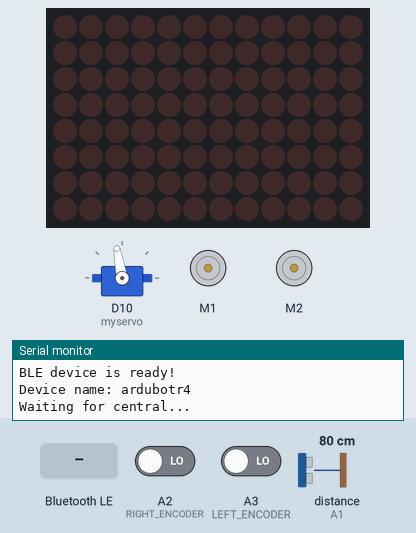
Recording of a sketch running on a simulated Arduino Uno R4 WiFi. Parts: 12×8 LED matrix, servo, 2 × DC motor (green arrow = forward, orange = backward, longer = faster), the last lines printed to the serial monitor. The test bench sets the inputs (shaded band); at power-on: A2 (RIGHT_ENCODER) LOW, A3 (LEFT_ENCODER) LOW, distance to the obstacle (sensor on A1) 80 cm. The echo pulse lasts 58.3 µs per cm; nothing arrives over Bluetooth unless stated; a phone connects over Bluetooth LE 3 s after start.

Above: at 2.3 s.
2.4 s: Bluetooth LE write "forward" received
At 4.9 s:
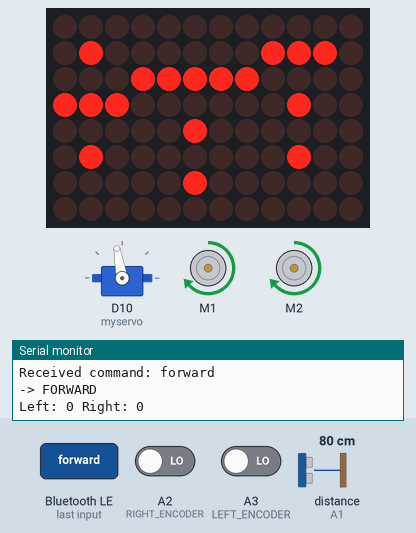
5.4 s: Bluetooth LE write "backward" received
At 6.3 s:
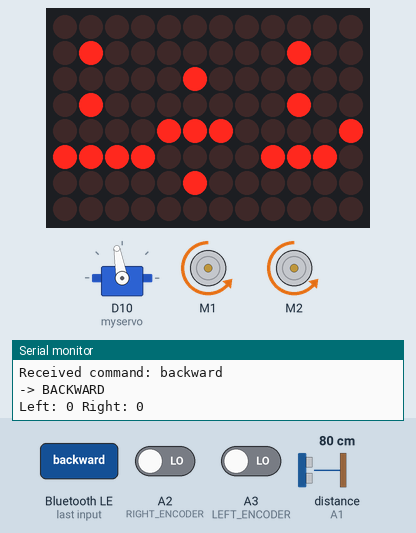
6.9 s: Bluetooth LE write "left" received
At 7.6 s:
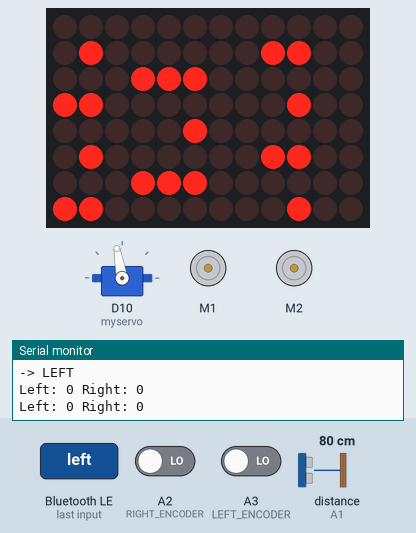
8.7 s: Bluetooth LE write "right" received
At 10.2 s:
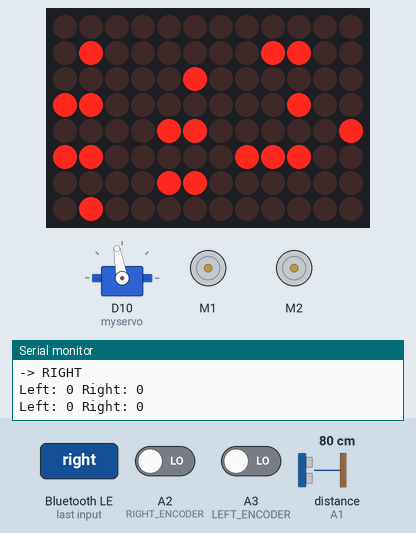
10.5 s: Bluetooth LE write "switch" received
At 10.75 s:
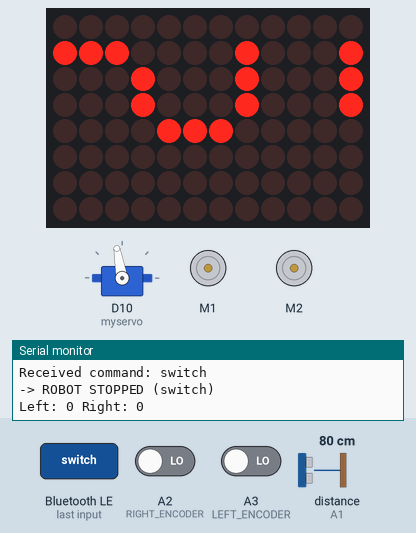
Timing chart, 0 to 13.5 s (numbered marks = the images above; inputs shaded):
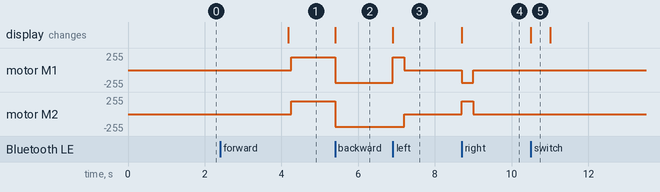

The sketch:

ardubotr4.ino
```cpp
/*
 * BLE Robot Controller for Arduino UNO R4 WiFi
 * Control a robot over Bluetooth Low Energy with obstacle detection
 * Show commands on the LED matrix and in the Serial monitor
 */

#include <ArduinoBLE.h>
#include "Arduino_LED_Matrix.h"
#include "AFMotor_R4.h"
#include "NewPing.h"
#include "Servo.h"

// Ultrasonic sensor pin configuration
#define TRIG_PIN A0
#define ECHO_PIN A1
#define MAX_DISTANCE 200
#define MAX_SPEED 190
#define MAX_SPEED_OFFSET 20
#define RIGHT_ENCODER A2
#define LEFT_ENCODER A3
#define MIN_SAFE_DISTANCE 22  // Minimum safe distance in cm

ArduinoLEDMatrix matrix;
NewPing sonar(TRIG_PIN, ECHO_PIN, MAX_DISTANCE);
AF_DCMotor motor1(1);
AF_DCMotor motor2(2);
Servo myservo;

// BLE Service and Characteristic
BLEService robotService("19B10000-E8F2-537E-4F6C-D104768A1214");
BLEStringCharacteristic commandCharacteristic("19B10001-E8F2-537E-4F6C-D104768A1214", BLEWrite, 20);

// Robot state variables
boolean goesForward = false;
boolean robotEnabled = true;  // Flag for switch button
int distance = 100;
int right_encoder = 0;
int left_encoder = 0;

// LED matrix patterns (12x8)
// Up arrow (forward)
const uint32_t arrowUp[3] = {
  0x00040E1F,
  0x0E040404,
  0x04040000
};

// Down arrow (backward)
const uint32_t arrowDown[3] = {
  0x00040404,
  0x04040E1F,
  0x0E040000
};

// Left arrow
const uint32_t arrowLeft[3] = {
  0x00040C1C,
  0x0C040404,
  0x0C1C0C04
};

// Right arrow
const uint32_t arrowRight[3] = {
  0x00040C04,
  0x0C040C1C,
  0x1C0C0400
};

// Circle for SWITCH state
const uint32_t circle[3] = {
  0x000E1111,
  0x11110E00,
  0x00000000
};

// Blank frame
const uint32_t blank[3] = {
  0x00000000,
  0x00000000,
  0x00000000
};

void setup() {
  Serial.begin(115200);
  while (!Serial);

  Serial.println("BLE Robot Controller for Arduino UNO R4 WiFi");
  Serial.println("=========================================");

  // Initialize LED matrix
  matrix.begin();
  matrix.loadFrame(blank);

  // Initialize servo
  myservo.attach(10);
  myservo.write(100);  // Center position
  delay(1000);

  // Initial distance check
  distance = readPing();
  delay(100);

  // Initialize BLE
  if (!BLE.begin()) {
    Serial.println("Failed to initialize BLE!");
    while (1);
  }

  // Configure BLE peripheral
  BLE.setLocalName("ardubotr4");
  BLE.setDeviceName("ardubotr4");
  BLE.setAdvertisedService(robotService);

  // Add characteristic to service
  robotService.addCharacteristic(commandCharacteristic);
  BLE.addService(robotService);

  // Start BLE advertising
  BLE.advertise();

  Serial.println("BLE device is ready!");
  Serial.println("Device name: ardubotr4");
  Serial.println("Waiting for central...");
}

void loop() {
  // Wait for central to connect
  BLEDevice central = BLE.central();

  if (central) {
    Serial.print("Connected to central: ");
    Serial.println(central.address());

    // While central is connected
    while (central.connected()) {
      // Check if a command was written
      if (commandCharacteristic.written()) {
        String command = commandCharacteristic.value();
        handleCommand(command);
      }
    }

    // When central disconnects
    Serial.print("Disconnected from central: ");
    Serial.println(central.address());
    matrix.loadFrame(blank);
  }
}

// ============== SENSOR AND MOTOR HELPERS ==============

// Read distance from ultrasonic sensor
int readPing() {
  delay(70);
  int cm = sonar.ping_cm();
  if (cm == 0) {
    cm = 250;  // If no echo, assume no obstacle
  }
  return cm;
}

// Update encoder readings
void updateEncoders() {
  right_encoder = digitalRead(RIGHT_ENCODER);
  left_encoder = digitalRead(LEFT_ENCODER);
  Serial.print("Left: ");
  Serial.print(left_encoder);
  Serial.print(" Right: ");
  Serial.println(right_encoder);
}

// Stop motors
void moveStop() {
  motor1.run(RELEASE);
  motor2.run(RELEASE);
  goesForward = false;
  updateEncoders();
}

// Drive forward (with obstacle check)
void moveForward() {
  distance = readPing();

  if (distance <= MIN_SAFE_DISTANCE) {
    Serial.print("OBSTACLE! Distance: ");
    Serial.print(distance);
    Serial.println(" cm");
    moveStop();
    return;
  }

  goesForward = true;
  motor1.run(FORWARD);
  motor2.run(FORWARD);
  motor1.setSpeed(MAX_SPEED);
  motor2.setSpeed(MAX_SPEED);
  updateEncoders();
}

// Drive backward
void moveBackward() {
  goesForward = false;
  motor1.run(BACKWARD);
  motor2.run(BACKWARD);
  motor1.setSpeed(MAX_SPEED);
  motor2.setSpeed(MAX_SPEED);
  updateEncoders();
}

// Turn right
void turnRight() {
  motor1.run(BACKWARD);
  motor2.run(FORWARD);
  motor1.setSpeed(MAX_SPEED);
  motor2.setSpeed(MAX_SPEED);
  delay(300);
  moveStop();
  updateEncoders();
}

// Turn left
void turnLeft() {
  motor1.run(FORWARD);
  motor2.run(BACKWARD);
  motor1.setSpeed(MAX_SPEED);
  motor2.setSpeed(MAX_SPEED);
  delay(300);
  moveStop();
  updateEncoders();
}

// Look right with servo
int lookRight() {
  myservo.write(50);
  delay(500);
  int dist = readPing();
  delay(100);
  myservo.write(100);
  return dist;
}

// Look left with servo
int lookLeft() {
  myservo.write(170);
  delay(500);
  int dist = readPing();
  delay(100);
  myservo.write(100);
  return dist;
}

// ============== BLE COMMAND HANDLING ==============

// Handle received command
void handleCommand(String command) {
  Serial.print("Received command: ");
  Serial.println(command);

  command.trim();
  command.toLowerCase();

  // If robot is disabled (switch), ignore all commands except 'switch'
  if (!robotEnabled && command != "switch" && command != "stop") {
    Serial.println("-> Robot disabled. Send 'switch' to enable");
    return;
  }

  if (command == "forward" || command == "up") {
    Serial.println("-> FORWARD");
    matrix.loadFrame(arrowUp);
    moveForward();
  }
  else if (command == "backward" || command == "down" || command == "back") {
    Serial.println("-> BACKWARD");
    matrix.loadFrame(arrowDown);
    moveBackward();
  }
  else if (command == "left") {
    Serial.println("-> LEFT");
    matrix.loadFrame(arrowLeft);
    turnLeft();
  }
  else if (command == "right") {
    Serial.println("-> RIGHT");
    matrix.loadFrame(arrowRight);
    turnRight();
  }
  else if (command == "switch" || command == "stop") {
    robotEnabled = !robotEnabled;  // Toggle enabled state
    if (robotEnabled) {
      Serial.println("-> ROBOT ENABLED");
    } else {
      Serial.println("-> ROBOT STOPPED (switch)");
      moveStop();
    }
    matrix.loadFrame(circle);
    delay(500);
    matrix.loadFrame(blank);
  }
  else {
    Serial.print("-> Unknown command: ");
    Serial.println(command);
    matrix.loadFrame(blank);
  }
}
```

Measured:
- after the input at 2.4 s, motor M1, motor M2: stopped → forward 190/255 after 1.9 s; the display: changes after 1.8 s (image 1)
- after the input at 5.4 s, motor M1, motor M2: forward 190/255 → backward 190/255 at once; the display: changes at once (image 2)
- after the input at 6.9 s, motor M1: backward 190/255 → forward 190/255 at once, → stopped 0.30 s later; motor M2: backward 190/255 → stopped after 0.30 s; the display: changes at once (image 3)
- after the input at 8.7 s, motor M1: stopped → backward 190/255 at once, → stopped 0.30 s later; motor M2: stopped → forward 190/255 at once, → stopped 0.30 s later; the display: changes at once (image 4)
- after the input at 10.5 s, the display: changes at once (image 5)
- what the display in image 5 shows lasts 0.5 s, from 10.5 s to 11.0 s
